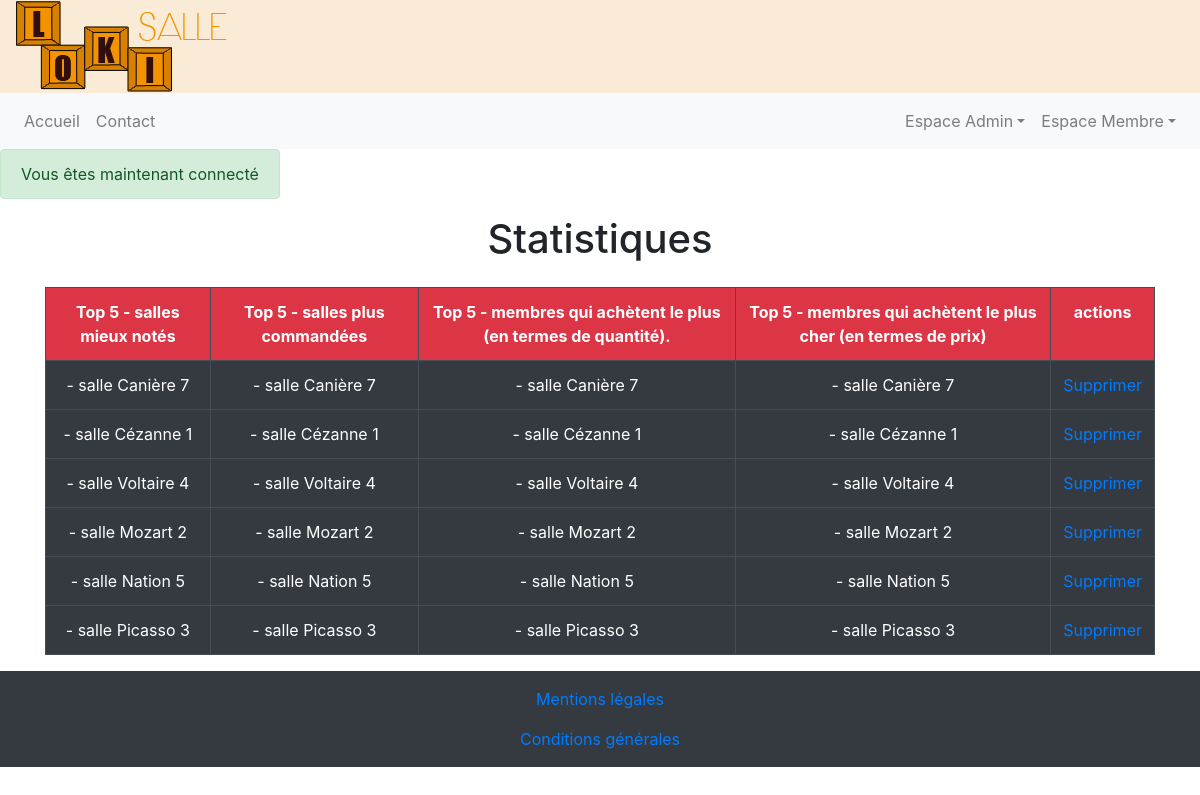
The app's page /statManagement.php (signed in), older data.
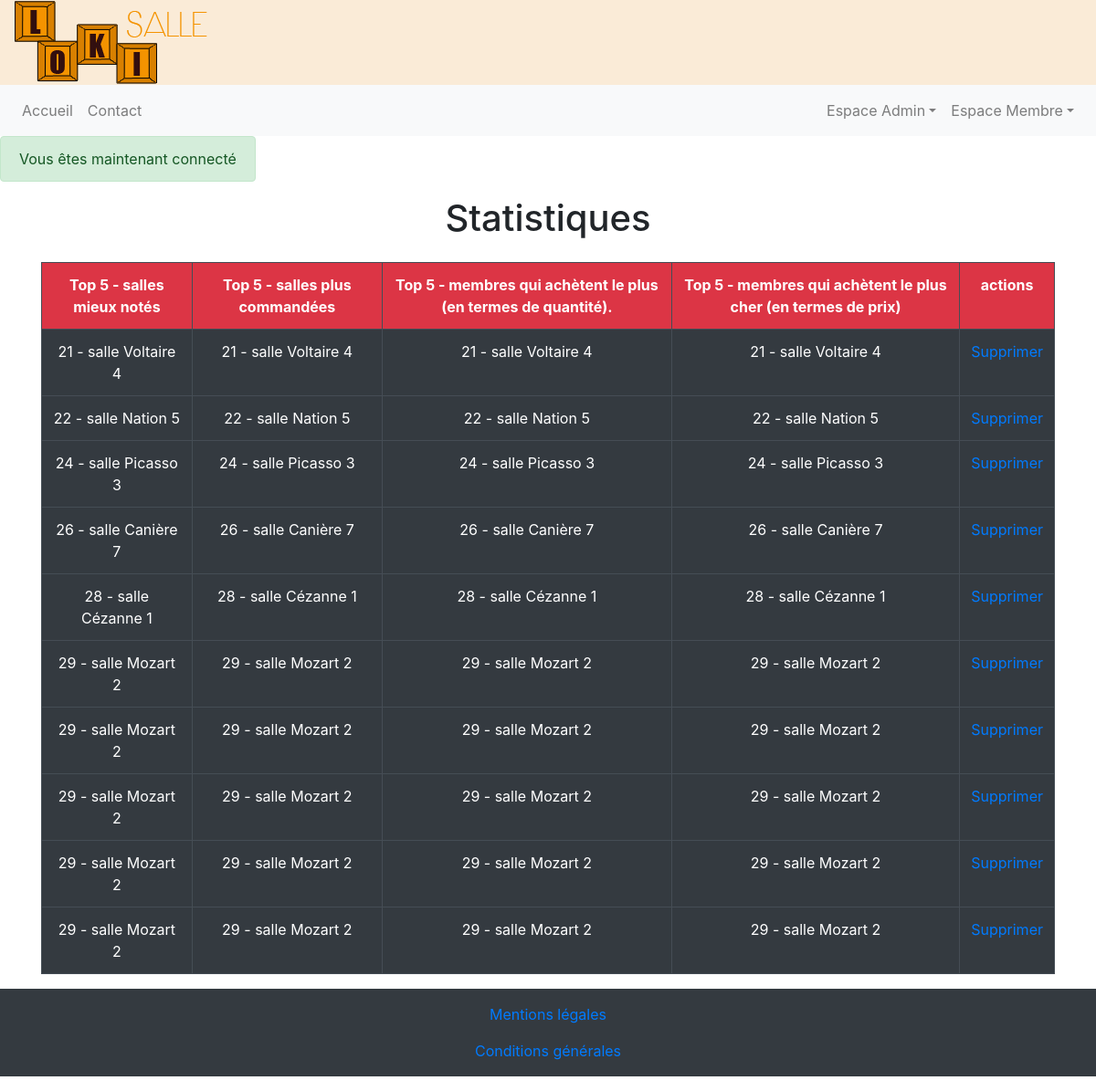
The same page, newer data.
### tables this page shows
CREATE TABLE `produit` (
  `id_produit` int(3) NOT NULL,
  `id_salle` int(3) NOT NULL,
  `date_arrivee` datetime NOT NULL,
  `date_depart` datetime NOT NULL,
  `prix` int(3) NOT NULL,
  `etat` enum('libre','reservation') NOT NULL
);

CREATE TABLE `salle` (
  `id_salle` int(3) NOT NULL,
  `titre` varchar(200) NOT NULL,
  `description` text NOT NULL,
  `photo` varchar(200) NOT NULL,
  `pays` varchar(20) NOT NULL,
  `ville` varchar(20) NOT NULL,
  `adresse` varchar(50) NOT NULL,
  `cp` int(5) NOT NULL,
  `capacite` int(3) NOT NULL,
  `categorie` enum('réunion','bureau','formation') NOT NULL
);

CREATE TABLE `commande` (
  `id_commande` int(3) NOT NULL,
  `id_membre` int(3) NOT NULL,
  `id_produit` int(3) NOT NULL,
  `date_enregistrement` datetime NOT NULL
);

### statManagement.php (the view, shortened to what this page needs)
<?php
require_once "header.php";
require_once "db_second.php";
$stats = $bdd->query('SELECT c.id_commande AS commande_id,
                             c.id_membre AS c_membreid,
                             c.id_produit AS c_produitid,
                             m.id_membre AS membre_id,
                             a.id_avis AS avis_id,
                             a.id_membre AS a_membreid,
                             a.id_salle AS a_salleid,
                             a.note AS note_a,
                             p.id_produit AS produit_id,
                             p.prix AS prix,
                             p.id_salle as p_salleid,
                             s.id_salle AS salleid,
                             s.titre AS s_titre
                     FROM commande AS c
                     LEFT JOIN membre AS m
                     ON c.id_membre = m.id_membre
                     RIGHT JOIN avis AS a
                     ON m.id_membre = a.id_membre
                     RIGHT JOIN produit AS p
                     ON c.id_produit = p.id_produit
                     RIGHT JOIN salle AS s
                     ON p.id_salle = s.id_salle
                     ORDER BY c.id_commande ASC
                     LIMIT 0,50');
$stats->setFetchMode(PDO::FETCH_ASSOC);
?>
<div class="container">
    <h1>Statistiques</h1>
    <table class="table table-dark table-bordered text-center mt-4">
        <tr class="bg-danger">
            <th scope="col">Top 5 - salles mieux notés</th>
            <th scope="col">Top 5 - salles plus commandées</th>
            <th scope="col">Top 5 - membres qui achètent le plus (en termes de quantité).</th>
            <th scope="col">Top 5 - membres qui achètent le plus cher (en termes de prix)</th>
            <th scope="col">actions</th>
        </tr>
         <?php foreach($stats as $stat) { ?>
        <tr>
            <td scope="col"><?=$stat['commande_id'] . ' -' .  ' salle ' . $stat['s_titre'] . ' ' . $stat['salleid'] ?></td>
            <td scope="col"><?=$stat['commande_id'] . ' -' .  ' salle ' . $stat['s_titre'] . ' ' . $stat['salleid'] ?></td>
            <td scope="col"><?=$stat['commande_id'] . ' -' .  ' salle ' . $stat['s_titre'] . ' ' . $stat['salleid'] ?></td>
            <td scope="col"><?=$stat['commande_id'] . ' -' .  ' salle ' . $stat['s_titre'] . ' ' . $stat['salleid'] ?></td>
            <td scope="col">
                <a href="statManagement.php?type=avis&supprime=<?= $stat['avis_id'] ?>">Supprimer</a>
            </td>
        </tr>
        <?php } ?>
    </table>
</div>
<?php require_once "footer.php"; ?>

### header.php (shortened to what this page needs)
<!DOCTYPE html>
<html lang="fr">
    <head>
        <link rel="stylesheet" href="https://stackpath.bootstrapcdn.com/bootstrap/4.4.1/css/bootstrap.min.css">
        <link rel="stylesheet" href="css/style.css">
        <link href="vendor/bootstrap/css/bootstrap.min.css" rel="stylesheet">
    </head>
    <body>
        <div class="container-fluid">
            <div class="row">
                <div class= "logo container-fluid mr-auto">
                    <a href="index.php">
                        <img class="img-fluid"src="images/logo_lokisalle.png" alt="logo lokisalle">
                    </a>
                </div>
                <?php
                    require_once "nav.php";
                ?>
                <?php if (isset($_SESSION['flash'])): ?>
                    <?php foreach($_SESSION['flash'] as $type => $message): ?>
                        <div class="alert alert-<?= $type; ?>">
                            <?= $message; ?>
                        </div>
                    <?php endforeach; ?>
                <?php endif; ?>
            </div>
        </div>

Row changes from the older to the newer data that the page shows:
no longer on this page (row edited): produit: id_salle.titre "Canière", id_salle.id_salle "7"
no longer on this page (row unchanged): produit: id_salle.titre "Cézanne", id_salle.id_salle "1"
no longer on this page (row edited): produit: id_salle.titre "Voltaire", id_salle.id_salle "4"
no longer on this page (row edited): produit: id_salle.titre "Mozart", id_salle.id_salle "2"
no longer on this page (row edited): produit: id_salle.titre "Nation", id_salle.id_salle "5"
no longer on this page (row edited): produit: id_salle.titre "Picasso", id_salle.id_salle "3"
added commande: id_commande "21", salle.titre "Voltaire", salle.id_salle "4"
added commande: id_commande "22", salle.titre "Nation", salle.id_salle "5"
added commande: id_commande "24", salle.titre "Picasso", salle.id_salle "3"
added commande: id_commande "26", salle.titre "Canière", salle.id_salle "7"
added commande: id_commande "28", salle.titre "Cézanne", salle.id_salle "1"
added commande: id_commande "29", salle.titre "Mozart", salle.id_salle "2"
